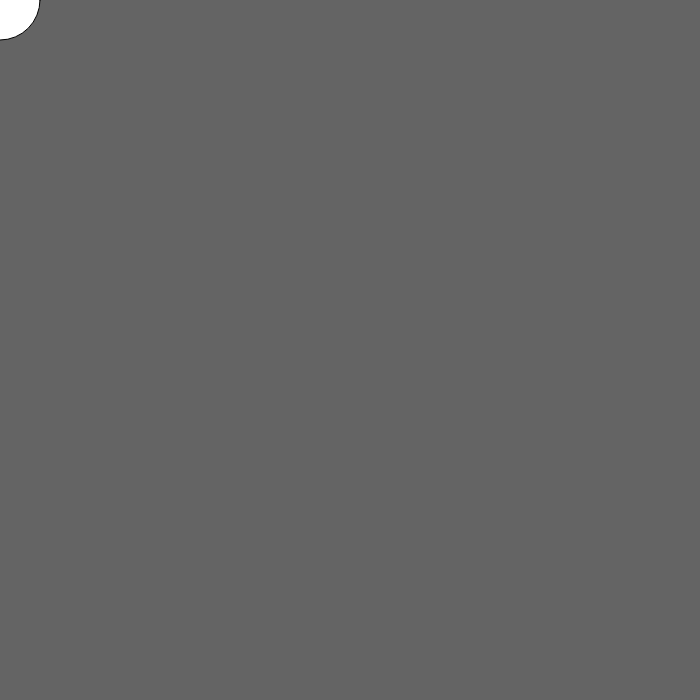
Frame 1 (no input)
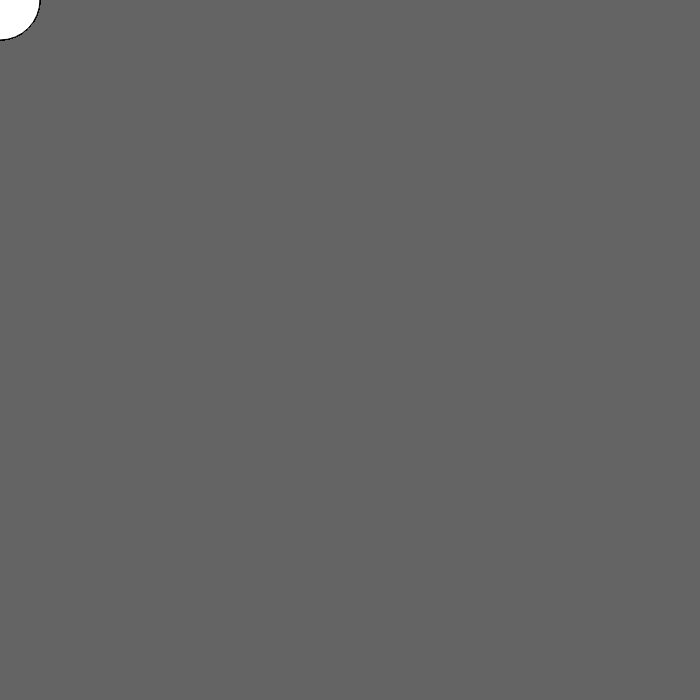
Frame 60 (no input)
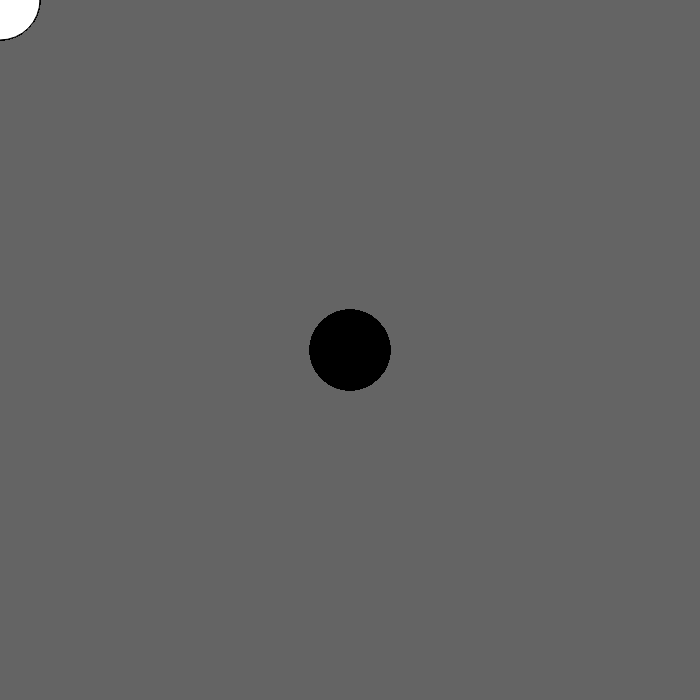
Frame 120 (the mouse pressed at the canvas centre since frame 60)

The p5.js sketch that drew these frames (run headless with seeded random() and noise() and a simulated clock; from frame 60 on, the mouse is pressed at the canvas centre):

// p5.js sketch
// ── sketch.js
function setup() {
    createCanvas(700, 700);
    background(100)

    /*
    input = createInput();
    input.position(20,65);

    button = createButton("submit");
    button.position(input.x + input.width, 65);

    var t0 = performance.now();
    console.log(lusPassword("lmao what the frick is this password lol"))
    var t1 = performance.now();
    console.log(t1-t0);
    */
}

function draw() {
    if (mouseIsPressed) {
        fill(0);
      } else {
        fill(255);
      }
      ellipse(mouseX, mouseY, 80, 80);

} 
// ── app.js
// 97 -122

function lowerPassword(password) {
    var p_list = password.split("");
    var empty_p_list = [];
    for (char_p = 0; char_p < (p_list.length); char_p++){
        for (i=97; i<123; i++){
            if (String.fromCharCode(i) == p_list[char_p]){
                empty_p_list[char_p] = String.fromCharCode(i);
                console.log(empty_p_list)
            }
        }
    }
    var guessed_password = empty_p_list.join("");
    return guessed_password;
}

console.log(lowerPassword("zepassword"))
